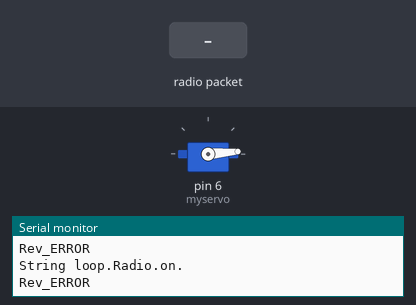
A sketch run on a simulated Arduino Uno, built with avr-gcc and run on an emulated ATmega328P. Parts: servo, the last lines printed to the serial monitor. Inputs (shaded band) come from the test bench. No radio packets arrive unless stated.

Above: at 1.8 s.
1.9 s: radio packet "ON" arrives
At 3.1 s:
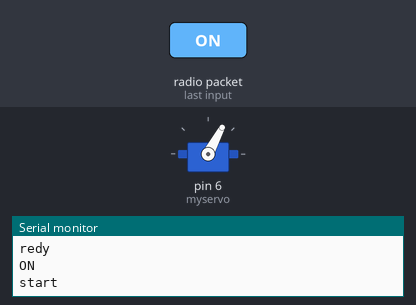
Timing chart, 0 to 33.5 s (numbered marks = the images above; inputs shaded):
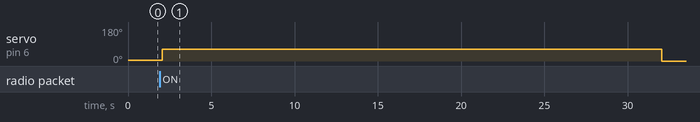

Measured:
- after the input at 1.9 s, servo on pin 6 (myservo): 5° → 62° after 0.16 s, → 0° 30.0 s later

The sketch:

RiceHelp.ino
```cpp
#include <Servo.h>

#include <SPI.h>
#include "nRF24L01.h"
#include "RF24.h"

Servo myservo;
char b[4];

//Debug
int serial_putc( char c, FILE * )
{
  Serial.write( c );
  return c;
}

//Debug
void printf_begin(void)
{
  fdevopen( &serial_putc, 0 );
}

//nRF24 Cableado utilizado. El pin 9 es CE y 10 a CSN/SS
//     CE       -> 9
//     SS       -> 10
//     MOSI     -> 11
//     MISO     -> 12
//     SCK      -> 13

RF24 radio(9,10);

const uint64_t pipes[2] = {0x65646f4e32LL,0x65646f4e31LL};


void setup(void) {
  myservo.attach(6);
  myservo.write(5);
  Serial.begin(9600);
  printf_begin();      //Debug

  //nRF24 configuración
  radio.begin();
  radio.setChannel(0x76);
  radio.setAutoAck(1);
  radio.setRetries(15,15);
  radio.setPayloadSize(32);
  radio.enableDynamicPayloads();
  radio.openReadingPipe(1,pipes[0]);
  radio.openWritingPipe(pipes[1]);
  radio.startListening();
  radio.printDetails(); //Debug
  radio.powerUp();
}

void loop() {
      char rev[32] = {0};
      Serial.println("String loop.Radio.on.");
      char send_message[]="ready";
      radio.stopListening();
      radio.write(&send_message,sizeof(send_message));
      delay(15);
      radio.startListening();
      while (radio.available()) {
           Serial.println("redy");
           //radio.read(rev, sizeof(rev) );
           radio.read(rev, radio.getDynamicPayloadSize());
           String mystring = String(rev);
           Serial.println(mystring);
           if (mystring == "ON"){
              Serial.println("start");
              myservo.write(62);
              delay(30000);
              myservo.write(0);
              delay(15);
              radio.stopListening();
              char send_message[]="success";
              radio.write(&send_message,sizeof(send_message));
              radio.startListening();
              Serial.println(send_message);
              Serial.println("end");
           }
    Serial.println("READY");
      }
    Serial.println("Rev_ERROR");
  delay(1000);
}
```
